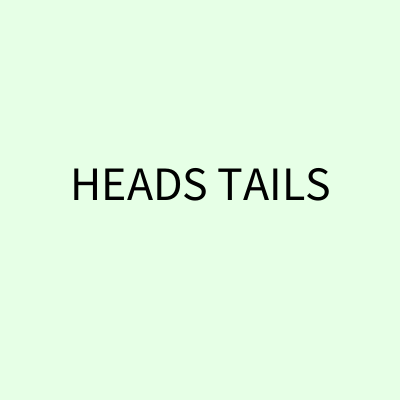
Frame 1 (no input)
Frame 60 (the mouse pressed at the canvas centre just before this capture): identical to frame 1, image omitted
Frame 120 (the mouse held since frame 60 and released just before this capture): identical to frame 1, image omitted

The Processing sketch that drew this single still picture (run headless with seeded random() and noise(); from frame 60 on, the mouse is pressed at the canvas centre):

// Processing sketch: Two_Coins
// ── Two_Coins.pde
float randomNumber1;
float randomNumber2;
String message1;
String message2;

void setup()
{
  size(400, 400);
  fill(0);
  textSize(48);
  textAlign(CENTER);

  randomNumber1 = random(2.0);
  randomNumber2 = random(2.0);
}

void draw()
{
  background(230, 255, 230);

  if ((randomNumber1<1.0) && (randomNumber2<1.0))
  {
    message1 = "TAILS";
    message2 = "TAILS";
  }
  if (((randomNumber1>1.0) && (randomNumber2<1.0)) || ((randomNumber1<1.0) &&( randomNumber2>1.0)))
  {
    message1 = "HEADS";
    message2 = "TAILS";
  }
  if ((randomNumber1>1.0)&&(randomNumber2>1.0))
  {
    message1 = "HEADS";
    message2 = "HEADS";
  }


  textAlign(CENTER);
  text(message1 + ' ' + message2, width/2, height/2);
}
